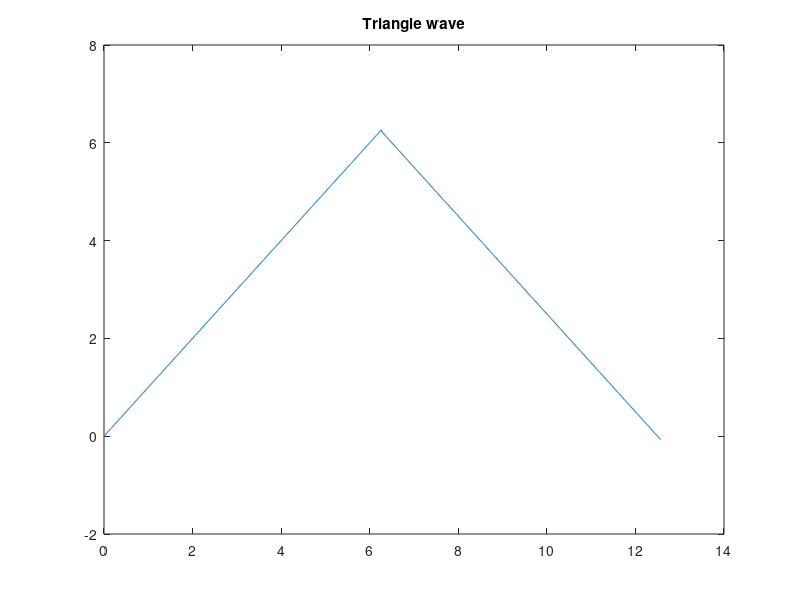

Write the MATLAB code that produced this figure.
% Triangular wave

x = linspace(0, 4 * pi, 1000);
y(1000) = 0;
for i = 1:1000
    if (i<500)
        y(i) = x(i);
    else
        y(i) = 12.5 - x(i);
    end
end
plot(x, y);
title("Triangle wave");
